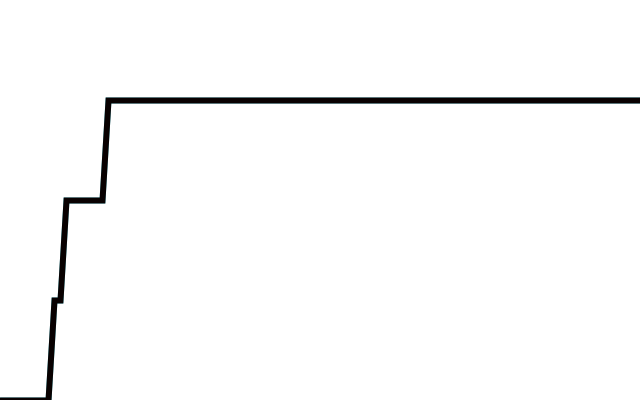
Frame 1 (no input)
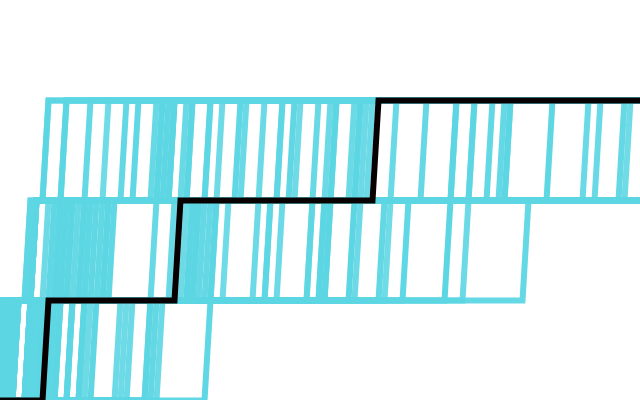
Frame 60 (the mouse pressed at the canvas centre just before this capture)
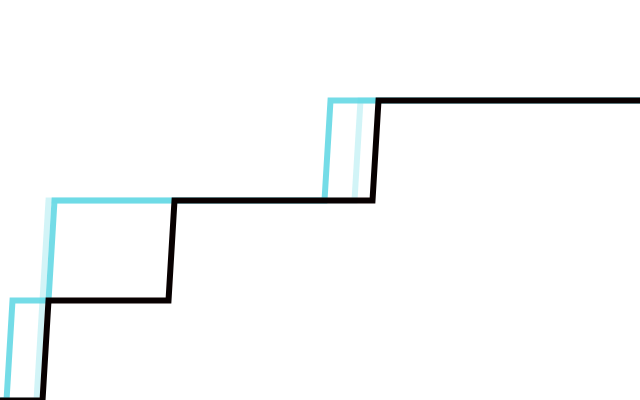
Frame 120 (the mouse held since frame 60 and released just before this capture)

The Processing sketch that drew these frames (run headless with seeded random() and noise(); from frame 60 on, the mouse is pressed at the canvas centre):

// Processing sketch: processing_49398
// ── processing_49398.pde

ArrayList plots;
int timesteps = 100;
float probA = 0.1;
float probB = 0.05;
float probC = 0.025;
int state = 0;
int lastDrawnAt = 0;
int totalTransition1 = 0;
int totalTransition2 = 0;
int totalTransition3 = 0;
int countTransition1 = 0;
int countTransition2 = 0;
int countTransition3 = 0;
float meanTransition1 = 0;
float meanTransition2 = 0;
float meanTransition3 = 0;


void setup() {
  background(255);
  size(640, 400);
  plots = new ArrayList();
}

void draw() {
  background(255);

  int Transition1 = -1;
  int Transition2 = -1;
  int Transition3 = -1;



  if (millis() - lastDrawnAt > map(mouseY, 0, height, 1, 1000)) {
    state = 0;
    for (int i=0; i<= timesteps * 10; i++) { //Loop through timesteps
      switch(state) {
      case 0:
        if (random(0, 1) <= probA) {
          Transition1 = i;
          state = 1;
          totalTransition1 = totalTransition1 + Transition1;
          countTransition1 ++;
          meanTransition1 = totalTransition1/countTransition1;
        }
        break;
      case 1:
        if (random(0, 1) <= probB) {
          Transition2 = i;
          state = 2;
          totalTransition2 = totalTransition2 + Transition2;
          countTransition2 ++;
          meanTransition2 = totalTransition2/countTransition2;
        }
        break;
      case 2:
        if (random(0, 1) <= probC) {
          Transition3 = i;
          state = 3;
          totalTransition3 = totalTransition3 + Transition3;
          countTransition3 ++;
          meanTransition3 = totalTransition3/countTransition3;
        }
        break;
      case 3:
        state = 3;
        break;
      }
    }




    plots.add(new Plot(Transition1, Transition2, Transition3));
    lastDrawnAt = millis()+1;
  }
  for (int i=plots.size()-1; i >= 0; i--) {
    Plot thisPlot = (Plot) plots.get(i);
    thisPlot.updateMe();
    if (thisPlot.a == 0) {
      plots.remove(i);
    }
  }
  plotMean(meanTransition1, meanTransition2, meanTransition3);
  //println(plots.size()); // Debug successful removal of old plots from arraylist
}

void plotMean(float meanT1, float meanT2, float meanT3) {

  int vertX = 0;
  float vertY = height;
  float finalY = 0;
  smooth();
  noFill();
  strokeWeight(width/timesteps);
  stroke(#080101, 255);

  beginShape();
  vertex(vertX, vertY);
  if (meanT1 >= 0) {
    vertex((width/timesteps)*(meanT1 - 1), height);
    vertex((width/timesteps)*(meanT1), height*0.75);
    finalY = height*0.75;
  }
  if (meanT2 >= 0) {
    vertex((width/timesteps)*(meanT2 - 1), height*0.75);
    vertex((width/timesteps)*(meanT2), height*0.5);
    finalY = height*0.5;
  }
  if (meanT3 >= 0) {
    vertex((width/timesteps)*(meanT3 - 1), height*0.5);
    vertex((width/timesteps)*(meanT3), height*0.25);
    finalY = height*0.25;
  }
  vertex(width, finalY);
  endShape();
}

class Plot {

  int Transition1;
  int Transition2;
  int Transition3;
  float vertX;
  float vertY;
  float a = 255; //Transparency
  float finalY = height;

  Plot (int T1, int T2, int T3) {
    Transition1 = T1;
    Transition2 = T2;
    Transition3 = T3;
  }

  void drawMe() {
    vertX = 0;
    vertY = height;
    smooth();
    noFill();
    strokeWeight(max(1, width/timesteps));
    stroke(#5CD6E3, a);

    beginShape();
    vertex(vertX, vertY);
    if (Transition1 >= 0) {
      vertex((width/timesteps)*(Transition1 - 1), height);
      vertex((width/timesteps)*(Transition1), height*0.75);
      finalY = height*0.75;
    }
    if (Transition2 >= 0) {
      vertex((width/timesteps)*(Transition2 - 1), height*0.75);
      vertex((width/timesteps)*(Transition2), height*0.5);
      finalY = height*0.5;
    }
    if (Transition3 >= 0) {
      vertex((width/timesteps)*(Transition3 - 1), height*0.5);
      vertex((width/timesteps)*(Transition3), height*0.25);
      finalY = height*0.25;
    }
    vertex(width, finalY);
    endShape();
  }

  void updateMe() {
    if (a - map(mouseX, 0, width, 0.5, 10) < 0) {
      a = 0;
    }
    else {
      a = a-map(mouseX, 0, width, 0.5, 10);
    }
    drawMe();
  }
}
